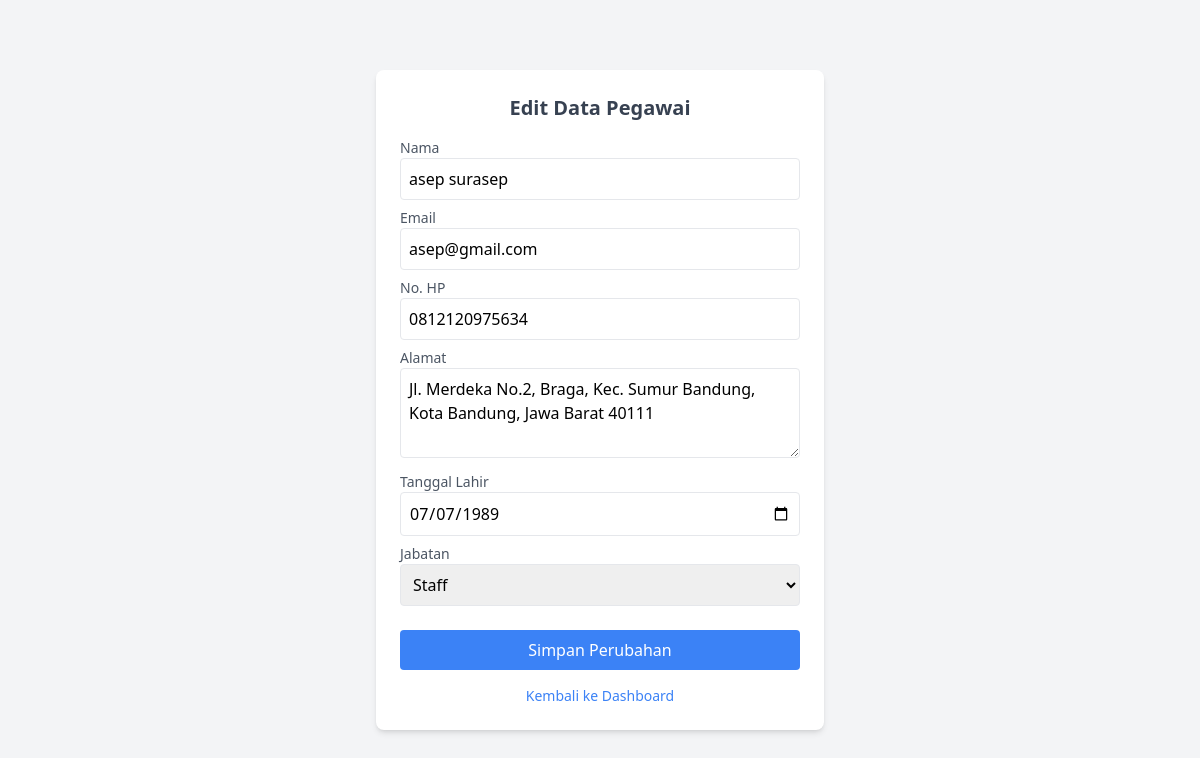
The app's page /edit_pegawai.php?id=6 with its own data.
### tables this page shows
CREATE TABLE `pegawai` (
  `id_pegawai` int(11) NOT NULL,
  `nama` varchar(100) NOT NULL,
  `email` varchar(100) NOT NULL,
  `no_hp` varchar(15) NOT NULL,
  `alamat` text NOT NULL,
  `id_jabatan` int(11) DEFAULT NULL,
  `tanggal_lahir` date NOT NULL
);

### edit_pegawai.php (the view, shortened to what this page needs)
<?php
include 'config/koneksi.php';
$id = $_GET['id'];
$result = mysqli_query($conn, "SELECT * FROM pegawai WHERE id_pegawai = $id");
$data = mysqli_fetch_assoc($result);
?>
<!DOCTYPE html>
<html lang="id">
<head>
    <script src="https://cdn.tailwindcss.com"></script>
</head>
<body class="bg-gray-100 flex items-center justify-center min-h-screen">
    <div class="bg-white p-6 rounded-lg shadow-md w-full max-w-md">
        <h2 class="text-xl font-bold text-gray-700 mb-4 text-center">Edit Data Pegawai</h2>
        <form action="proses/proses_edit.php" method="POST">
            <label class="block text-sm font-medium text-gray-600">Nama</label>
            <input type="text" name="nama" value="<?php echo $data['nama']; ?>" required class="border p-2 w-full rounded mb-2">
            <label class="block text-sm font-medium text-gray-600">Email</label>
            <input type="email" name="email" value="<?php echo $data['email']; ?>" required class="border p-2 w-full rounded mb-2">
            <label class="block text-sm font-medium text-gray-600">No. HP</label>
            <input type="text" name="no_hp" value="<?php echo $data['no_hp']; ?>" required class="border p-2 w-full rounded mb-2">
            <label class="block text-sm font-medium text-gray-600">Alamat</label>
            <textarea rows="3" name="alamat" required class="border p-2 w-full rounded mb-2 resize-y"><?php echo $data['alamat']; ?></textarea>
            <label class="block text-sm font-medium text-gray-600">Tanggal Lahir</label>
            <input type="date" name="tanggal_lahir" value="<?php echo $data['tanggal_lahir']; ?>" required class="border p-2 w-full rounded mb-2">
            <label class="block text-sm font-medium text-gray-600">Jabatan</label>
            <select name="id_jabatan" required class="border p-2 w-full rounded mb-2">
                <?php
                $jabatan_query = mysqli_query($conn, "SELECT * FROM jabatan");
                while ($jabatan = mysqli_fetch_assoc($jabatan_query)) {
                    $selected = ($jabatan['id_jabatan'] == $data['id_jabatan']) ? "selected" : "";
                    echo "<option value='{$jabatan['id_jabatan']}' $selected>{$jabatan['nama_jabatan']}</option>";
                }
                ?>
            </select>
            <button type="submit" class="bg-blue-500 text-white px-4 py-2 rounded w-full mt-4 hover:bg-blue-600 transition">
                Simpan Perubahan
            </button>
            <a href="dashboard.php" class="block text-sm text-center text-blue-500 mt-4 hover:underline">Kembali ke Dashboard</a>
        </form>
    </div>
</body>
</html>

### records on screen
pegawai: nama "asep surasep", email "asep@gmail.com", no_hp "0812120975634", alamat "Jl. Merdeka No.2, Braga, Kec. Sumur Bandung, Kota Bandung, Jawa Barat 40111", tanggal_lahir "07/07/1989"

### other values on screen
form field id_jabatan "Staff"
